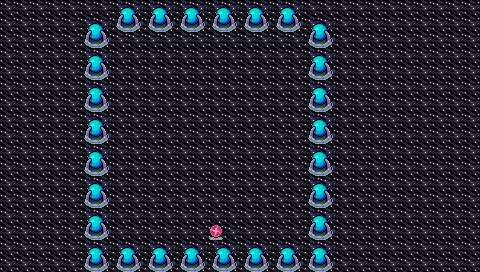

This game map was drawn from its Tiled (.tmx) file and the tilesets committed beside it. A one-line description and the trimmed map source follow:
An orthogonal 30x17 tile map with 16x16 px tiles, 5 tile layers (Collision, Background, Floor, Walls, ...), 2 tilesets and 12 objects.

<map version="1.10" tiledversion="1.11.2" orientation="orthogonal" renderorder="right-down" width="30" height="17" tilewidth="16" tileheight="16" infinite="0" nextlayerid="8" nextobjectid="92">
 <editorsettings>
  <export target="wastetown..tmx" format="tmx" />
 </editorsettings>
 <properties>
  <property name="dungeonEffect" value="{&quot;startBattleWithCard&quot;: [ &quot;Tome of the Infinite&quot;, &quot;Wizard Class|BLC&quot; ]}" />
 </properties>
 <tileset firstgid="1" source="../../../../common/maps/tileset/main.tsx" />
 <tileset firstgid="10113" source="../../../../common/maps/tileset/buildings.tsx" />
 <layer id="6" name="Collision" width="30" height="17">
  <data>[510 cells, 92 non-empty, 11 distinct tile ids]</data>
 </layer>
 <layer id="1" name="Background" width="30" height="17">
  <data>[510 cells, 510 non-empty, 1 distinct tile ids]</data>
 </layer>
 <layer id="7" name="Floor" width="30" height="17">
  <data>[510 cells, 510 non-empty, 1 distinct tile ids]</data>
 </layer>
 <layer id="2" name="Walls" width="30" height="17">
  <data>[510 cells, 105 non-empty, 5 distinct tile ids]</data>
 </layer>
 <layer id="3" name="Clutter" width="30" height="17">
  <properties>
   <property name="spriteLayer" type="bool" value="true" />
  </properties>
  <data>[510 cells, 26 non-empty, 6 distinct tile ids]</data>
 </layer>
 <objectgroup id="4" name="Objects">
  <object id="38" template="../../../../common/maps/obj/entry_up.tx" x="203.885" y="244.979" width="24.0285" height="25.6343">
   <properties>
    <property name="direction" value="up" />
    <property name="teleport" value="../Realm of Legends/maps/map/merfolkpool/Wizard_Palace_3.tmx" />
   </properties>
  </object>
  <object id="73" template="../../../../common/maps/obj/enemy.tx" x="211.712" y="91.281">
   <properties>
    <property name="defeatDialog">[
	{
	   "text": "You expect some grand speech from the mad mage as he succumbs to death, but instead he merely laughs wildly until his cackles turn to gurgling blood and then at last fall silent.",
   "options": [{
      "name": "(Continue)", "action": [{"deleteMapObject":-1}]}]
	}
	]</property>
    <property name="effect" value="{ &quot;startBattleWithCard&quot;: [ &quot;Zuran Spellcaster|ICE&quot;, &quot;Reliquary Tower|M13&quot;, &quot;Karmic Justice|ODY&quot;, &quot;Phyrexian Arena|APC&quot;, &quot;Propaganda|TMP&quot;, &quot;Zuran Orb|ICE&quot; ]}" />
    <property name="enemy" value="Zur" />
    <property name="spawn.Easy" type="bool" value="false" />
    <property name="spawn.Normal" type="bool" value="false" />
    <property name="speedModifier" type="float" value="60" />
    <property name="threatRange" type="int" value="60" />
   </properties>
  </object>
  <object id="80" template="../../../../common/maps/obj/dialog.tx" x="94.3333" y="188.667" width="226.5" height="23" visible="1">
   <properties>
    <property name="dialog">[
{
   "text": "A mage floats in the void before you, enchanted orbs swirling around him, a maddened look in his eyes.
'So, you think you can kill the greatest enchanter in the multiverse? Well, let's see what you can do!'",
   "options": [{
      "name": "(Continue)", "action": [{"deleteMapObject":-1}]}]
}
]</property>
   </properties>
  </object>
  <object id="83" template="../../obj/treasure.tx" x="232" y="54">
   <properties>
    <property name="reward">[{
  "type": "card",
  "count": 4,
  "cardTypes": [ "Instant", "Sorcery" ],
  "rarity": [ "rare", "mythic rare"]
}]</property>
   </properties>
  </object>
  <object id="84" template="../../obj/treasure.tx" x="194.818" y="54">
   <properties>
    <property name="reward">[{
  "type": "card",
  "count": 4,
  "cardTypes": [ "Instant", "Sorcery" ],
  "rarity": [ "rare", "mythic rare"]
}]</property>
   </properties>
  </object>
  <object id="85" template="../../obj/treasure.tx" x="256.5" y="54">
   <properties>
    <property name="reward">[{
  "type": "card",
  "count": 4,
  "cardTypes": [ "Enchantment" ],
  "rarity": [ "rare", "mythic rare"]
}]</property>
   </properties>
  </object>
  <object id="86" template="../../obj/treasure.tx" x="170.864" y="54">
   <properties>
    <property name="reward">[{
  "type": "card",
  "count": 4,
  "cardTypes": [ "Enchantment" ],
  "rarity": [ "rare", "mythic rare"]
}]</property>
   </properties>
  </object>
  <object id="87" template="../../../../common/maps/obj/collision.tx" x="85.6476" y="20.0632" width="23.6151" height="250.36" />
  <object id="88" template="../../../../common/maps/obj/collision.tx" x="308.747" y="21.4054" width="23.6151" height="250.36" />
  <object id="89" template="../../../../common/maps/obj/collision.tx" x="109.542" y="247.634" width="201.88" height="25.7418" />
  <object id="90" template="../../../../common/maps/obj/collision.tx" x="104.56" y="6.6291" width="201.88" height="25.7418" />
  <object id="91" template="../../../../common/maps/obj/enemy.tx" x="212.298" y="90.3946">
   <properties>
    <property name="defeatDialog">[
	{
	   "text": "You expect some grand speech from the mad mage as he succumbs to death, but instead he merely laughs wildly until his cackles turn to gurgling blood and then at last fall silent.",
   "options": [{
      "name": "(Continue)", "action": [{"deleteMapObject":-1}]}]
	}
	]</property>
    <property name="effect" value="{ &quot;startBattleWithCard&quot;: [ &quot;Zuran Spellcaster|ICE&quot;, &quot;Reliquary Tower|M13&quot;, &quot;Phyrexian Arena|APC&quot;, &quot;Propaganda|TMP&quot;, &quot;Zuran Orb|ICE&quot; ]}" />
    <property name="enemy" value="Zur" />
    <property name="spawn.Hard" type="bool" value="false" />
    <property name="spawn.Insane" type="bool" value="false" />
    <property name="speedModifier" type="float" value="60" />
    <property name="threatRange" type="int" value="60" />
   </properties>
  </object>
 </objectgroup>
</map>
